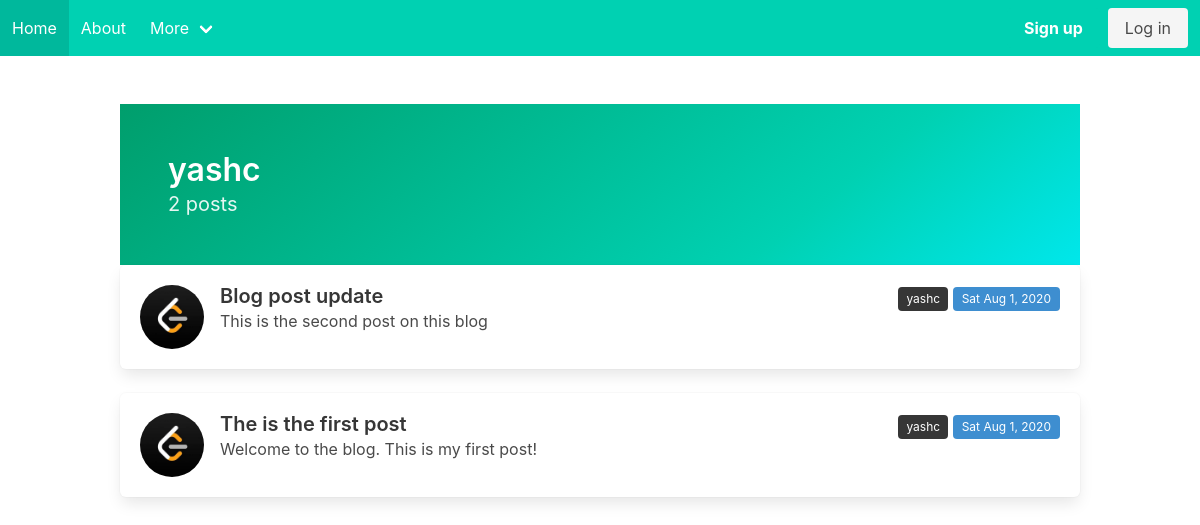
Before: /user/yashc with the older database file.
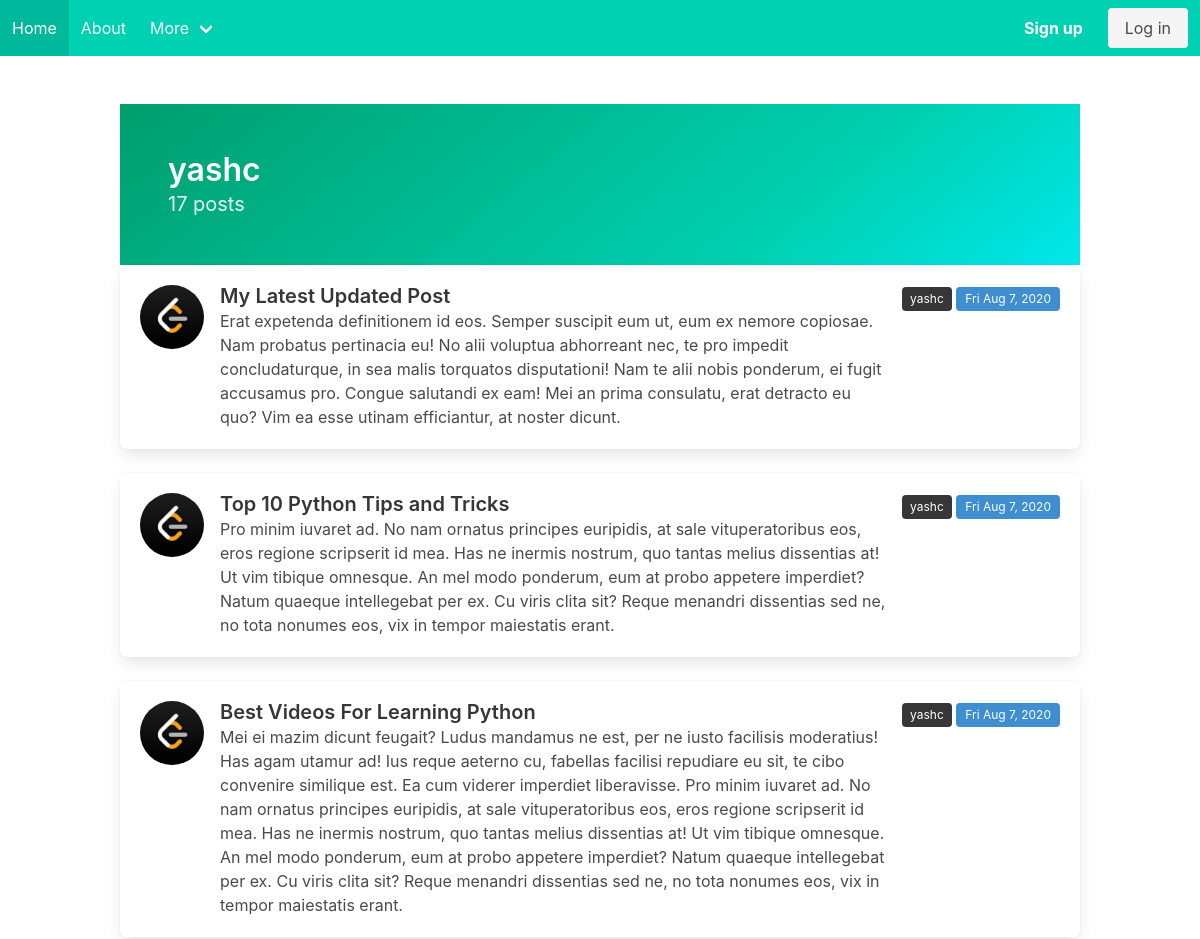
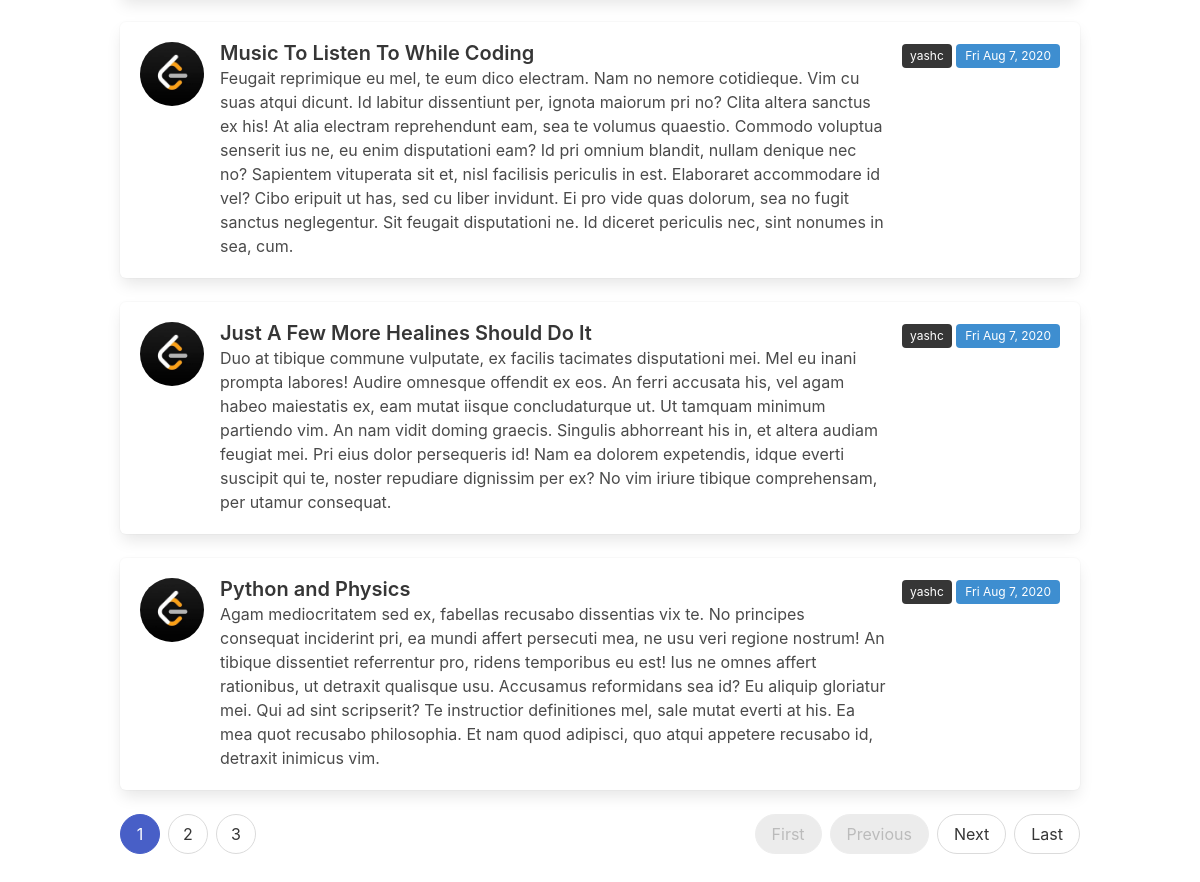
After: the same page with the newer database file (2 pictures, top to bottom).
### blog/models.py (models this page shows, shortened)
class Post(models.Model):
    title = models.CharField(max_length=100)
    content = models.TextField()
    date_posted = models.DateTimeField(auto_now_add=True)
    author = models.ForeignKey(User, on_delete=models.CASCADE)

### users/models.py (models this page shows, shortened)
class Profile(models.Model):
    user = models.OneToOneField(User, on_delete=models.CASCADE)
    image = models.ImageField(default='default.jpg', upload_to='profile_pics')

### blog/views.py (the view)
# urls.py: path('user/<str:username>', UserPostListView.as_view(), name='user-posts'),
class UserPostListView(ListView):
    model = Post
    template_name = 'blog/user_posts.html'
    context_object_name = 'posts'
    ordering = ['-date_posted']
    paginate_by = 6
    def get_queryset(self):
        user = get_object_or_404(User, username=self.kwargs.get('username'))
        return Post.objects.filter(author=user).order_by('-date_posted')

### blog/templates/blog/user_posts.html
{% extends "blog/base.html" %}
{% block content %}
<section class="hero is-primary is-bold">
    <div class="hero-body">
        <div class="container">
            <h1 class="title">
                {{ view.kwargs.username }}
            </h1>
            <h2 class="subtitle">
                {{ page_obj.paginator.count }} posts
            </h2>
        </div>
    </div>
</section>
{% for post in posts %}
<div class="box">
    <article class="media">
        <figure class="media-left">
            <p class="image is-64x64">
                <img class="is-rounded" src="{{ post.author.profile.image.url }}">
            </p>
        </figure>
        <div class="media-content">
            <div class="content">
                <a href="{% url 'post-detail' post.id %}">
                    <strong class="title is-5">{{post.title}}</strong>
                </a>
                <br>
                {{post.content}}
            </div>
        </div>
        <div class="media-right">
            <a class="px-2 tag is-dark" href="{% url 'user-posts' post.author.username %}">{{post.author}}</a>
            <small class="tag is-info">{{post.date_posted|date:"D M j, Y"}}</small>
        </div>
    </article>
</div>
{% endfor %}
<nav class="pagination is-rounded" role="navigation" aria-label="pagination">
    {% if is_paginated %}
    {% if page_obj.has_previous %}
    <a class="pagination-previous" href="?page=1">First</a>
    <a class="pagination-previous" href="?page={{ page_obj.previous_page_number }}">Previous</a>
    {% else %}
    <a class="pagination-previous" title="This is the first page" disabled>First</a>
    <a class="pagination-previous" title="This is the first page" disabled>Previous</a>
    {% endif %}
    <ul class="pagination-list">
        {% for num in page_obj.paginator.page_range %}
        {% if page_obj.number == num %}
        <li>
            <a class="pagination-link is-current" aria-label="Page {{ num }}" aria-current="page"
                href="?page={{ num }}">{{ num }}</a>
        </li>
        {% elif num > page_obj.number|add:'-3' and num < page_obj.number|add:'3' %}
        <li>
            <a class="pagination-link" aria-label="Goto page {{ num }}" href="?page={{ num}}">{{ num }}</a>
        </li>
        {% endif %}
        {% endfor %}
    </ul>
    {% if page_obj.has_next %}
    <a class="pagination-next" href="?page={{ page_obj.next_page_number }}">Next</a>
    <a class="pagination-next" href="?page={{ page_obj.paginator.num_pages }}">Last</a>
    {% else %}
    <a class="pagination-next" title="This is the last page" disabled>Next</a>
    <a class="pagination-next" href="?page={{ page_obj.paginator.num_pages }}">Last</a>
    {% endif %}
    {% endif %}
</nav>
{% endblock content %}

### blog/templates/blog/base.html (shortened to what this page needs)
{% load static %}
<!DOCTYPE html>
<html lang="">
<head>
    <link rel="stylesheet" href="https://cdn.jsdelivr.net/npm/bulma@0.9.0/css/bulma.min.css">
</head>
<body>
    <nav class="navbar is-primary" role="navigation" aria-label="main navigation">
        <div class="navbar-brand">
            <a class="navbar-item" href="{%url 'blog-home'%}">
                Home
            </a>
            <a class="navbar-item" href="{%url 'blog-about'%}">
                About
            </a>
        </div>
        <div id="navbarBasicExample" class="navbar-menu">
            <div class="navbar-start">
                <div class="navbar-item has-dropdown is-hoverable">
                    <a class="navbar-link">
                        More
                    </a>
                </div>
            </div>
            <div class="navbar-end">
                <div class="navbar-item">
                    <div class="buttons">
                        {% if user.is_authenticated %}
                        <a class="button is-link" href="{%url 'post-create' %}">
                            <strong>New Post</strong>
                        </a>
                        <a class="button is-warning is-light" href="{%url 'logout'%}">
                            <strong>Log out</strong>
                        </a>
                        {% else %}
                        <a class="button is-primary" href="{%url 'register'%}">
                            <strong>Sign up</strong>
                        </a>
                        <a class="button is-light" href="{% url 'login'%}">
                            Log in
                        </a>
                        {% endif %}
                    </div>
                </div>
            </div>
        </div>
    </nav>
    <section class=" section">
        <div class="container">
            {% block content %}{% endblock %}
        </div>
    </section>
</body>
</html>

Changed rows visible on the page:
no longer on this page (row unchanged): Post: author.profile.image (picture), title "Blog post update", content "This is the second post on this blog", author "yashc", date_posted "Sat Aug 1, 2020"
no longer on this page (row unchanged): Post: author.profile.image (picture), title "The is the first post", content "Welcome to the blog. This is my first post!", author "yashc", date_posted "Sat Aug 1, 2020"
added Post: author.profile.image (picture), title "My Latest Updated Post", content "Erat expetenda definitionem id eos. Semper suscipit eum ut, eum ex nemore copiosae. Nam probatus pertinacia eu! No alii voluptua abhorreant nec, te pro impedit concludaturque, in sea malis torquatos disputationi! Nam te alii nobis ponderum, ei fugit accusamus pro. Congue salutandi ex eam! Mei an prima consulatu, erat detracto eu quo? Vim ea esse utinam efficiantur, at noster dicunt.", author "yashc", date_posted "Fri Aug 7, 2020"
added Post: author.profile.image (picture), title "Top 10 Python Tips and Tricks", content "Pro minim iuvaret ad. No nam ornatus principes euripidis, at sale vituperatoribus eos, eros regione scripserit id mea. Has ne inermis nostrum, quo tantas melius dissentias at! Ut vim tibique omnesque. An mel modo ponderum, eum at probo appetere imperdiet? Natum quaeque intellegebat per ex. Cu viris clita sit? Reque menandri dissentias sed ne, no tota nonumes eos, vix in tempor maiestatis erant.", author "yashc", date_posted "Fri Aug 7, 2020"
added Post: author.profile.image (picture), title "Best Videos For Learning Python", content "Mei ei mazim dicunt feugait? Ludus mandamus ne est, per ne iusto facilisis moderatius! Has agam utamur ad! Ius reque aeterno cu, fabellas facilisi repudiare eu sit, te cibo convenire similique est. Ea cum viderer imperdiet liberavisse. Pro minim iuvaret ad. No nam ornatus principes euripidis, at sale vituperatoribus eos, eros regione scripserit id mea. Has ne inermis nostrum, quo tantas melius dissentias at! Ut vim tibique omnesque. An mel modo ponderum, eum at probo appetere imperdiet? Natum quaeque intellegebat per ex. Cu viris clita sit? Reque menandri dissentias sed ne, no tota nonumes eos, vix in tempor maiestatis erant.", author "yashc", date_posted "Fri Aug 7, 2020"
added Post: author.profile.image (picture), title "Music To Listen To While Coding", content "Feugait reprimique eu mel, te eum dico electram. Nam no nemore cotidieque. Vim cu suas atqui dicunt. Id labitur dissentiunt per, ignota maiorum pri no? Clita altera sanctus ex his! At alia electram reprehendunt eam, sea te volumus quaestio. Commodo voluptua senserit ius ne, eu enim disputationi eam? Id pri omnium blandit, nullam denique nec no? Sapientem vituperata sit et, nisl facilisis periculis in est. Elaboraret accommodare id vel? Cibo eripuit ut has, sed cu liber invidunt. Ei pro vide quas dolorum, sea no fugit sanctus neglegentur. Sit feugait disputationi ne. Id diceret periculis nec, sint nonumes in sea, cum.", author "yashc", date_posted "Fri Aug 7, 2020"
added Post: author.profile.image (picture), title "Just A Few More Healines Should Do It", content "Duo at tibique commune vulputate, ex facilis tacimates disputationi mei. Mel eu inani prompta labores! Audire omnesque offendit ex eos. An ferri accusata his, vel agam habeo maiestatis ex, eam mutat iisque concludaturque ut. Ut tamquam minimum partiendo vim. An nam vidit doming graecis. Singulis abhorreant his in, et altera audiam feugiat mei. Pri eius dolor persequeris id! Nam ea dolorem expetendis, idque everti suscipit qui te, noster repudiare dignissim per ex? No vim iriure tibique comprehensam, per utamur consequat.", author "yashc", date_posted "Fri Aug 7, 2020"
added Post: author.profile.image (picture), title "Python and Physics", content "Agam mediocritatem sed ex, fabellas recusabo dissentias vix te. No principes consequat inciderint pri, ea mundi affert persecuti mea, ne usu veri regione nostrum! An tibique dissentiet referrentur pro, ridens temporibus eu est! Ius ne omnes affert rationibus, ut detraxit qualisque usu. Accusamus reformidans sea id? Eu aliquip gloriatur mei. Qui ad sint scripserit? Te instructior definitiones mel, sale mutat everti at his. Ea mea quot recusabo philosophia. Et nam quod adipisci, quo atqui appetere recusabo id, detraxit inimicus vim.", author "yashc", date_posted "Fri Aug 7, 2020"
Other visible differences:
{{ page_obj.paginator.count }}: "2" → "17"
text now shown: "First Previous Next Last"
new list line: "1"
new list line: "2"
new list line: "3"
